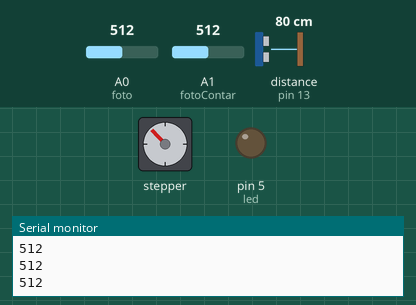
Bench run of a sketch on a simulated Arduino Uno, built with avr-gcc and run on an emulated ATmega328P. On the bench: stepper motor, output pins drawn as LEDs (lit = HIGH), the last lines printed to the serial monitor. The test bench sets the inputs (shaded band); at power-on: A0 (foto) = 512, distance to the obstacle (sensor on pin 13) 80 cm, A1 (fotoContar) = 512. The echo pulse lasts 58.3 µs per cm; stepper angles assume 2048 steps per turn.

Above: at 1.2 s.
1.3 s: A0 (foto) set to 613
At 1.67 s:
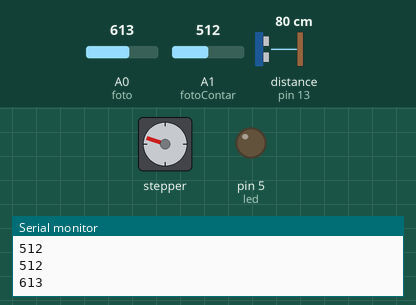
4.8 s: A0 (foto) set to 630
At 6.8 s:
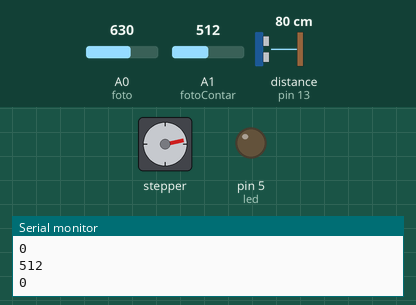
8.3 s: A0 (foto) set to 610
At 9.08 s:
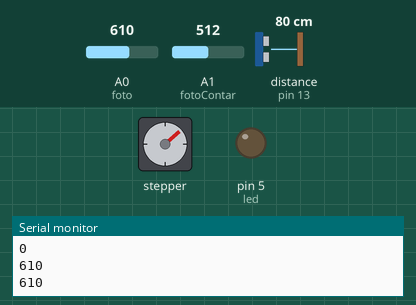
11.8 s: distance to the obstacle (sensor on pin 13) set to 2 cm
Timing chart, 0 to 16.3 s (numbered marks = the images above; inputs shaded):
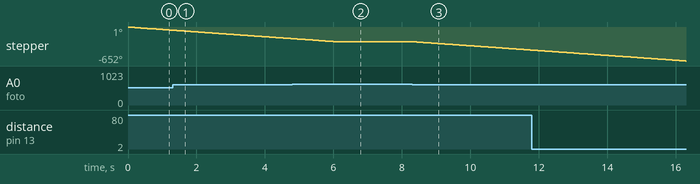

The sketch:

pruebaMotor.ino
```cpp
/*librerias*/
#include <Ultrasonic.h>
#include "Stepper.h"

//variables para sensor ultrasonico
#define TRIG 12                     //trigger del sensor
#define ECHO 13                     //echo del sensor

//variables para alarma
#define led 5

/*----- Variables, Pins -----*/
#define STEPS  32   // numero de pasos por revolución
int  Steps2Take;  // 2048 = 1 revolución

/*variables para detectar la caja*/
const int foto = 0;
int valorLDR = 0;

/*variables para proceso 2 contar los objetos*/
const int fotoContar = 1;
int valorLDRContar = 0;
int val = 0;   //cuenta los objetos y los va almacenando

int estadoFinal = 0;  //detecta el estado en el que se llega al final del recorrido


/*-----( Declare objects )-----*/
// Configuración de la secuencia correcta para los pines del controlador del motor
// In1, In2, In3, In4 en la secuencia 1 - 3 - 2 - 4

Stepper small_stepper(STEPS, 8, 10, 9, 11);
Ultrasonic ultrasonico(TRIG, ECHO); //se inicializa la libreria

void setup()
{
  pinMode(led, OUTPUT);
  Serial.begin(9600);

  Serial.println("CLEARDATA");
  Serial.println("LABEL,Hora,distancia,estadoFinal, mensaje");
}

void loop()
{
  valorLDR = analogRead(foto);
  Serial.println(valorLDR);


  /*proceso en el que la banda transportadora inferior mueve una caja*/
  while (valorLDR < 620) {
    valorLDR = analogRead(foto);
    Serial.println(valorLDR);

    small_stepper.setSpeed(500);
    Steps2Take  =  -200;  // rota en sentido contrario al reloj
    small_stepper.step(Steps2Take);
    val = 0;
    /*proceso en el que se verifica si la caja llega al final de su recorrido y que haya pasado por el proceso de llenado*/
    float distancia = ultrasonico.Ranging(CM);  //se obtiene distancia en centimetros

    if (distancia < 5.0 && estadoFinal == 1) {
      Serial.print("DATA,TIME,");
      Serial.print(distancia);
      Serial.print(",");
      Serial.print(estadoFinal);
      Serial.print(",");
      Serial.println("Alarma activada");

      digitalWrite(led, HIGH);
      delay(2000);
      estadoFinal = 0;
    }
    digitalWrite(led, LOW);
  }

  /*proceso en el que se cuentan  los objetos que ingresan a la caja*/
  while (valorLDR >= 620 && val < 3) {
    valorLDR = analogRead(foto);
    //Serial.println(valorLDR);

    small_stepper.setSpeed(500);
    Steps2Take  =  0;  // rota en sentido contrario al reloj
    small_stepper.step(Steps2Take);

    valorLDRContar = analogRead(fotoContar);
    Serial.println(valorLDRContar);

    if (valorLDRContar >= 620) {
      val++;
      delay(4000);
    }//cierre de if
    if(val==3){
      estadoFinal = 1;
    }

    Serial.println(val);
  } //se cierra while de LDR

  /*proceso en el que detecta si la caja esta llena para poder seguir moviendose*/
  while (valorLDR >= 620 && val == 3) { //para salir de la sombra de la caja
    valorLDR = analogRead(foto);
    Serial.println(valorLDR);

    small_stepper.setSpeed(500);
    Steps2Take  =  -200;  // rota en sentido contrario al reloj
    small_stepper.step(Steps2Take);
  }


}
```

Measured:
- the behaviour switches between 619 and 620 on A0 (foto) (found by bisection; images 1 and 2)
- after the input at 4.8 s, stepper: goes on until 6.1 s, then stays -282°
- after the input at 8.3 s, stepper: keeps turning counter-clockwise at about 47°/s, starting at once
